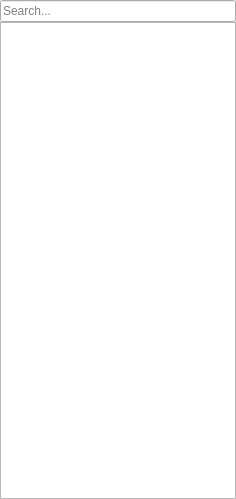
<?xml version="1.0" encoding="UTF-8"?>
<ui version="4.0">
 <class>NotesListWidget</class>
 <widget class="QWidget" name="NotesListWidget">
  <property name="geometry">
   <rect>
    <x>0</x>
    <y>0</y>
    <width>236</width>
    <height>499</height>
   </rect>
  </property>
  <property name="windowTitle">
   <string>Form</string>
  </property>
  <layout class="QVBoxLayout" name="verticalLayout">
   <property name="spacing">
    <number>0</number>
   </property>
   <property name="leftMargin">
    <number>0</number>
   </property>
   <property name="topMargin">
    <number>0</number>
   </property>
   <property name="rightMargin">
    <number>0</number>
   </property>
   <property name="bottomMargin">
    <number>0</number>
   </property>
   <item>
    <widget class="QLineEdit" name="lineEdit">
     <property name="placeholderText">
      <string>Search...</string>
     </property>
    </widget>
   </item>
   <item>
    <widget class="QListWidget" name="listWidget"/>
   </item>
  </layout>
 </widget>
 <resources/>
 <connections/>
</ui>
